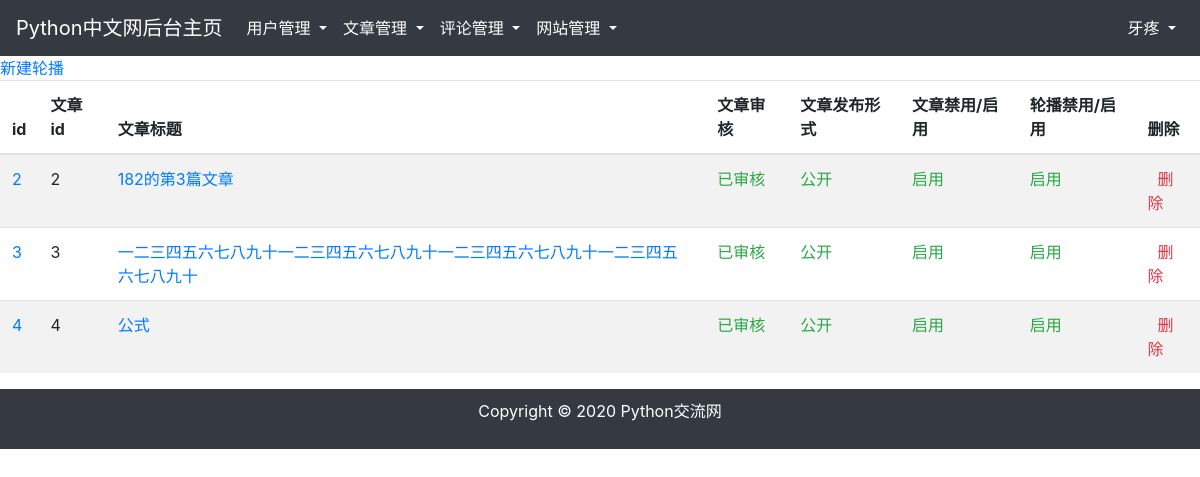
Page /backstage/carousel (signed in) on the committed database.
### app/models.py (models this page shows, shortened)
class User(UserMixin, db.Model):
    __tablename__ = 'users'
    id = db.Column(db.Integer, primary_key=True)
    username = db.Column(db.String(64), unique=True)    # 不允许重复
    email = db.Column(db.String(128))
    password_hash = db.Column(db.String(128))
    confirmed = db.Column(db.Boolean, default=False)    # 邮箱验证
    forbid = db.Column(db.Boolean, default=False)   # 禁用，默认为不禁用
    level= db.Column(db.Integer, default=1) # 级别
    comments = db.relationship('Comment', backref='user', cascade='all')    # 评论
    articles = db.relationship('Article', backref='user')               # 文章
    manage_records = db.relationship('Manage_record', backref='user')   # 管理记录
    content_records = db.relationship('Content_record', backref='user') # 内容记录
    @property
    def password(self):
        raise AttributeError('password is not a readable attribute')

class Carousel(db.Model):
    __tablename__ = 'carousels'
    id = db.Column(db.Integer, primary_key=True)
    article_id = db.Column(db.Integer, db.ForeignKey('articles.id'))
    forbid = db.Column(db.Boolean, default=False)   # 禁用，默认为不禁用

class Article(db.Model):
    __tablename__ = 'articles'
    id = db.Column(db.Integer, primary_key=True)
    title = db.Column(db.Text)                  # 标题
    coverpic = db.Column(db.Text)               # 封面图名
    author_id = db.Column(db.Integer, db.ForeignKey('users.id'))   # 作者id
    body = db.Column(db.Text)                   # 内容
    original = db.Column(db.Text)            # 0 原创， 1 转载， 2 翻译
    classes = db.Column(db.Text)            # 文章分类
    timestamp = db.Column(db.DateTime, index=True, default=datetime.utcnow())   # 发表时间
    updatetimestamp = db.Column(db.DateTime)    # 文章最近一次更新时间
    clicks = db.Column(db.Integer, default=0)   # 文章点击数.
    public = db.Column(db.Boolean, default=True)    # 文章公开，默认为 公开
    forbid = db.Column(db.Boolean, default=False)   # 禁用，默认为不禁用
    reviewed = db.Column(db.Boolean, default=False)  # 审核，默认不通过审核， 审核后才会展示
    comments = db.relationship('Comment', backref='article', cascade='all, delete')
    carousel = db.relationship('Carousel', backref='article', uselist=False)    # 一对一，指向轮播
    recommendation = db.relationship('Recommendation', backref='article', uselist=False)    # 一对一指向推荐

### app/backstage/carousel/views.py (the view)
@backstage_blueprint.route('/backstage/carousel')
@login_required
def carousel_manage():
    if current_user.forbid:
        return redirect(request.referrer or url_for('main.index'))
    if current_user.level >= 4:                         # 5级以上，可以查看管理日志
        carousels = Carousel.query.all()
        return render_template('backstage/carousel/index.html', current_user=current_user, carousels=carousels)
    flash('权限不够')
    return redirect(request.referrer or url_for('main.index'))

### app/models.py (called while the page is built)
@loginmanager.user_loader
def load_user(user_id):
    return User.query.get(int(user_id))

### app/templates/backstage/carousel/index.html (shortened to what this page needs)
{% extends "backstage/base.html" %}
{% block contents %}
<a href="{{ url_for('backstage.build_carousel')}}">新建轮播</a>
<table class="table table-striped table-hover">
    <thead>
    <tr>
        <th>id</th>
        <th>文章id</th>
        <th>文章标题</th>
        <th>文章审核</th>
        <th>文章发布形式</th>
        <th>文章禁用/启用</th>
        <th>轮播禁用/启用</th>
        <th>删除</th>
    </tr>
    </thead>
    <tbody>
    {% for carousel in carousels %}
    <tr>
        <td>
            <a href="{{ url_for('backstage.edit_carousel', carousel_id=carousel.id) }}">{{ carousel.id }}</a>
        </td>
        <td> {{ carousel.article_id }}</td>
        <td>
            {% if carousel.article.title %}
            <a href="{{ url_for('article.article_show', article_id=carousel.article_id) }}" target=_blank>
                {{ carousel.article.title }}
            </a>
            {% else %}
            文章不存在
            {% endif %}
        </td>
        <td>
            {% if carousel.article.reviewed %}
            <span class="text-success">已审核</span>
            {% else %}
            <span class="text-danger">未审核</span>
            {% endif %}
        </td>
        <td>
            {% if carousel.article.public %}
            <span class="text-success">公开</span>
            {% else %}
            <span class="text-danger">私有</span>
            {% endif %}
        </td>
        <td>
            {% if carousel.article.forbid %}
            <span class="text-danger">禁用</span>
            {% else %}
            <span class="text-success">启用</span>
            {% endif %}
        </td>
        <td>
            {% if carousel.forbid %}
            <span class="text-danger">禁用</span>
            {% else %}
            <span class="text-success">启用</span>
            {% endif %}
        </td>
        <td>
            <a class="text-decoration-none text-danger" data-toggle="modal" data-target="#DELETE{{ carousel.id }}" style="margin-left: 10px">删除</a>
        </td>
    </tr>
    {% endfor %}
    </tbody>
</table>
{% endblock %}

### app/templates/backstage/base.html (shortened to what this page needs)
<!DOCTYPE html>
<html lang="en">
<head>
    <link rel="stylesheet" href="https://cdn.staticfile.org/twitter-bootstrap/4.3.1/css/bootstrap.min.css">
    <link rel="stylesheet" href="https://cdn.staticfile.org/font-awesome/4.7.0/css/font-awesome.css">
    <link rel="stylesheet" href="{{ url_for('static', filename='css/tinymce_full_featured.css' )}}">
</head>
<body background="">
    <div style="height: 100%">
        <nav class="navbar navbar-expand-md bg-dark navbar-dark">
            <a class="navbar-brand" href="{{ url_for('backstage.index') }}">Python中文网后台主页</a>
            <div class="collapse navbar-collapse" id="daohanglanzhedie">
                <ul class="nav navbar-nav">
                    {% if current_user.level>=4 %}
                    <li class="nav-item dropdown">
                        <a class="nav-link dropdown-toggle active" href="#" id="navbardrop" data-toggle="dropdown">
                            用户管理
                        </a>
                    </li>
                    {% endif %}
                    <li class="nav-item dropdown">
                        <a class="nav-link dropdown-toggle active" href="#" id="navbardrop" data-toggle="dropdown">
                            文章管理
                        </a>
                    </li>
                    <li class="nav-item dropdown">
                        <a class="nav-link dropdown-toggle active" href="#" id="navbardrop" data-toggle="dropdown">
                            评论管理
                        </a>
                    </li>
                    {% if current_user.level>=4 %}
                    <li class="nav-item dropdown">
                        <a class="nav-link dropdown-toggle active" href="#" id="navbardrop" data-toggle="dropdown">
                            网站管理
                        </a>
                    </li>
                    {% endif %}
                </ul>
            </div>
            <div class="d-none d-md-block">
                <ul class="nav navbar-nav ">
                    <li class="nav-item dropdown">
                        <a class="nav-link dropdown-toggle active" href="#" id="navbardrop" data-toggle="dropdown">
                            {{ current_user.username }}
                        </a>
                    </li>
                </ul>
            </div>
        </nav>
        <div style="background-color: ">
            {% block contents%}
            {% endblock%}
        </div>
    </div>
    <footer class="bg-dark">
        <div class="container" style="padding: 10px">
            <p class="text-center text-white"> Copyright © 2020 Python交流网 </p>
        </div>
    </footer>
</body>
</html>

### app/templates/backstage/base.html (style rules this page uses)
* { box-sizing: border-box; }

### rows in the picture
User: username "牙疼"
Carousel: id "2", article_id "2", article "182的第3篇文章", forbid "启用"
Carousel: id "3", article_id "3", article "一二三四五六七八九十一二三四五六七八九十一二三四五六七八九十一二三四五六七八九十", forbid "启用"
Carousel: id "4", article_id "4", article "公式", forbid "启用"
